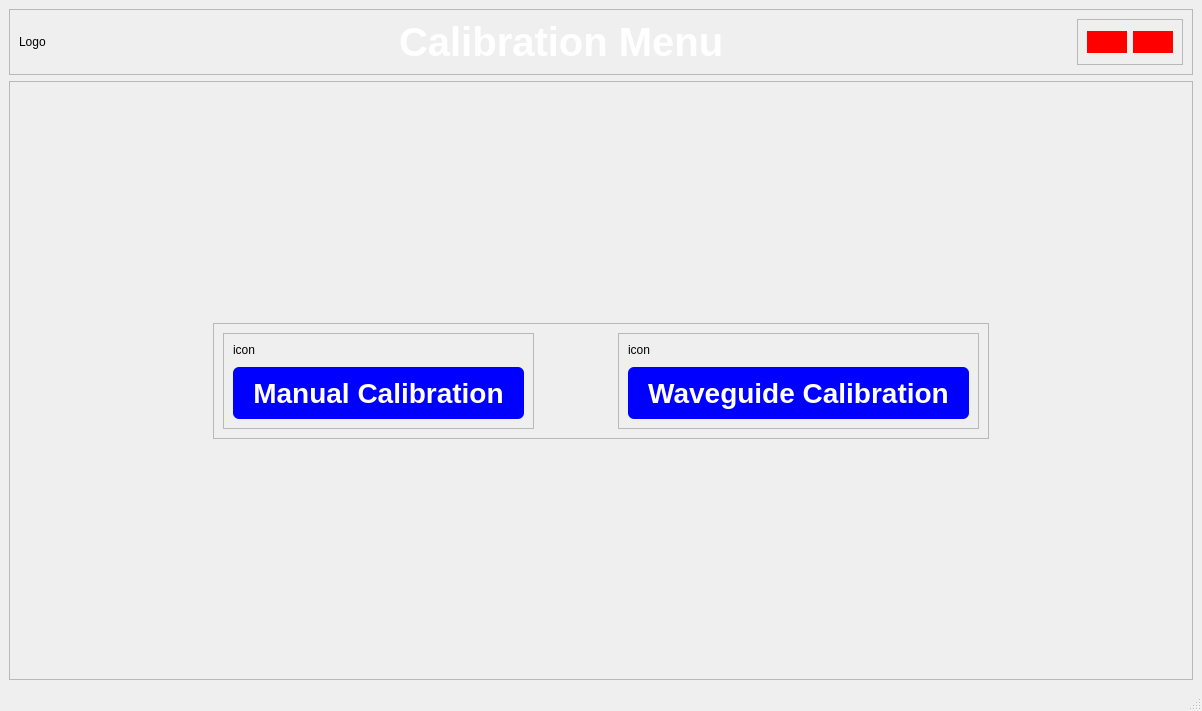
<?xml version="1.0" encoding="UTF-8"?>
<ui version="4.0">
 <class>MainWindow</class>
 <widget class="QMainWindow" name="MainWindow">
  <property name="geometry">
   <rect>
    <x>0</x>
    <y>0</y>
    <width>1202</width>
    <height>711</height>
   </rect>
  </property>
  <property name="windowTitle">
   <string>MainWindow</string>
  </property>
  <widget class="QWidget" name="centralwidget">
   <layout class="QVBoxLayout" name="verticalLayout_3">
    <item>
     <widget class="QFrame" name="frame">
      <property name="frameShape">
       <enum>QFrame::StyledPanel</enum>
      </property>
      <property name="frameShadow">
       <enum>QFrame::Raised</enum>
      </property>
      <layout class="QHBoxLayout" name="horizontalLayout_2">
       <item>
        <widget class="QLabel" name="XymaLogoLabel">
         <property name="text">
          <string>Logo</string>
         </property>
        </widget>
       </item>
       <item>
        <spacer name="horizontalSpacer">
         <property name="orientation">
          <enum>Qt::Horizontal</enum>
         </property>
         <property name="sizeHint" stdset="0">
          <size>
           <width>324</width>
           <height>20</height>
          </size>
         </property>
        </spacer>
       </item>
       <item>
        <widget class="QLabel" name="label">
         <property name="styleSheet">
          <string notr="true">QLabel {
    color: white;
	font-weight: bold;
	font-size: 40px;
}</string>
         </property>
         <property name="text">
          <string>Calibration Menu</string>
         </property>
        </widget>
       </item>
       <item>
        <spacer name="horizontalSpacer_2">
         <property name="orientation">
          <enum>Qt::Horizontal</enum>
         </property>
         <property name="sizeHint" stdset="0">
          <size>
           <width>324</width>
           <height>20</height>
          </size>
         </property>
        </spacer>
       </item>
       <item>
        <widget class="QFrame" name="frame_2">
         <property name="styleSheet">
          <string notr="true">QPushButton {
	background-color: rgb(255, 0, 0);
   	color: white;
	border-radius: 16px;
	padding: 4px;
	font: bold;
}
</string>
         </property>
         <property name="frameShape">
          <enum>QFrame::StyledPanel</enum>
         </property>
         <property name="frameShadow">
          <enum>QFrame::Raised</enum>
         </property>
         <layout class="QHBoxLayout" name="horizontalLayout">
          <item>
           <widget class="QPushButton" name="calibrationMenuBackButton">
            <property name="text">
             <string/>
            </property>
           </widget>
          </item>
          <item>
           <widget class="QPushButton" name="calibrationMenuLogoutButton">
            <property name="text">
             <string/>
            </property>
           </widget>
          </item>
         </layout>
        </widget>
       </item>
      </layout>
     </widget>
    </item>
    <item>
     <widget class="QFrame" name="frame_3">
      <property name="frameShape">
       <enum>QFrame::StyledPanel</enum>
      </property>
      <property name="frameShadow">
       <enum>QFrame::Raised</enum>
      </property>
      <layout class="QGridLayout" name="gridLayout" columnstretch="1,4,1">
       <item row="0" column="1">
        <spacer name="verticalSpacer">
         <property name="orientation">
          <enum>Qt::Vertical</enum>
         </property>
         <property name="sizeHint" stdset="0">
          <size>
           <width>20</width>
           <height>210</height>
          </size>
         </property>
        </spacer>
       </item>
       <item row="1" column="0">
        <spacer name="horizontalSpacer_4">
         <property name="orientation">
          <enum>Qt::Horizontal</enum>
         </property>
         <property name="sizeHint" stdset="0">
          <size>
           <width>189</width>
           <height>20</height>
          </size>
         </property>
        </spacer>
       </item>
       <item row="1" column="1">
        <widget class="QFrame" name="frame_4">
         <property name="frameShape">
          <enum>QFrame::StyledPanel</enum>
         </property>
         <property name="frameShadow">
          <enum>QFrame::Raised</enum>
         </property>
         <layout class="QHBoxLayout" name="horizontalLayout_3" stretch="1,1,1">
          <item>
           <widget class="QFrame" name="frame_5">
            <property name="frameShape">
             <enum>QFrame::StyledPanel</enum>
            </property>
            <property name="frameShadow">
             <enum>QFrame::Raised</enum>
            </property>
            <layout class="QVBoxLayout" name="verticalLayout">
             <property name="spacing">
              <number>10</number>
             </property>
             <item>
              <widget class="QLabel" name="manualCalibrationIconLabel">
               <property name="text">
                <string>icon</string>
               </property>
              </widget>
             </item>
             <item>
              <widget class="QPushButton" name="manualCalibrationButton">
               <property name="styleSheet">
                <string notr="true">#manualCalibrationButton {
	background-color: rgb(0, 0, 255);
   	color: white;
	border-radius: 6px;
	padding: 10px 20px;
	font: bold;
	font-size: 28px;
}


</string>
               </property>
               <property name="text">
                <string>Manual Calibration</string>
               </property>
              </widget>
             </item>
            </layout>
           </widget>
          </item>
          <item>
           <spacer name="horizontalSpacer_3">
            <property name="orientation">
             <enum>Qt::Horizontal</enum>
            </property>
            <property name="sizeHint" stdset="0">
             <size>
              <width>28</width>
              <height>20</height>
             </size>
            </property>
           </spacer>
          </item>
          <item>
           <widget class="QFrame" name="frame_6">
            <property name="frameShape">
             <enum>QFrame::StyledPanel</enum>
            </property>
            <property name="frameShadow">
             <enum>QFrame::Raised</enum>
            </property>
            <layout class="QVBoxLayout" name="verticalLayout_2">
             <property name="spacing">
              <number>10</number>
             </property>
             <item>
              <widget class="QLabel" name="waveguideCalibrationIconLabel">
               <property name="text">
                <string>icon</string>
               </property>
              </widget>
             </item>
             <item>
              <widget class="QPushButton" name="waveguideCalibrationButton">
               <property name="styleSheet">
                <string notr="true">#waveguideCalibrationButton {
	background-color: rgb(0, 0, 255);
   	color: white;
	border-radius: 6px;
	padding: 10px 20px;
	font: bold;
	font-size: 28px;
}


</string>
               </property>
               <property name="text">
                <string>Waveguide Calibration</string>
               </property>
              </widget>
             </item>
            </layout>
           </widget>
          </item>
         </layout>
        </widget>
       </item>
       <item row="1" column="2">
        <spacer name="horizontalSpacer_5">
         <property name="orientation">
          <enum>Qt::Horizontal</enum>
         </property>
         <property name="sizeHint" stdset="0">
          <size>
           <width>189</width>
           <height>20</height>
          </size>
         </property>
        </spacer>
       </item>
       <item row="2" column="1">
        <spacer name="verticalSpacer_2">
         <property name="orientation">
          <enum>Qt::Vertical</enum>
         </property>
         <property name="sizeHint" stdset="0">
          <size>
           <width>20</width>
           <height>210</height>
          </size>
         </property>
        </spacer>
       </item>
      </layout>
     </widget>
    </item>
   </layout>
  </widget>
  <widget class="QMenuBar" name="menubar">
   <property name="geometry">
    <rect>
     <x>0</x>
     <y>0</y>
     <width>1202</width>
     <height>21</height>
    </rect>
   </property>
  </widget>
  <widget class="QStatusBar" name="statusbar"/>
 </widget>
 <resources/>
 <connections/>
</ui>
